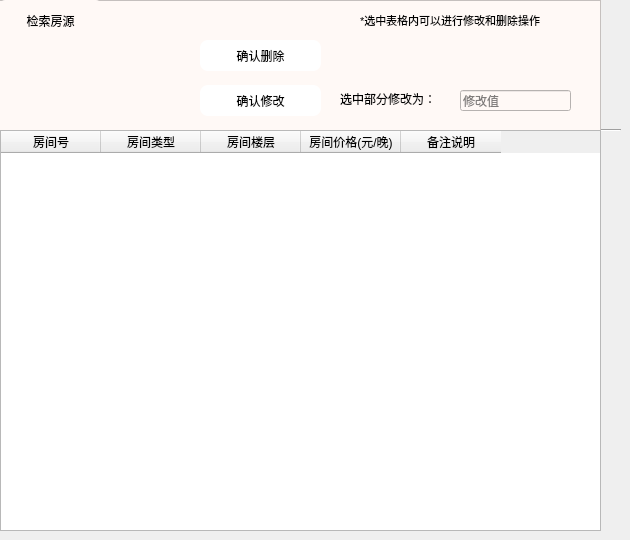
      <widget class="QWidget" name="page_12">
       <widget class="Line" name="line_17">
        <property name="geometry">
         <rect>
          <x>0</x>
          <y>120</y>
          <width>621</width>
          <height>21</height>
         </rect>
        </property>
        <property name="orientation">
         <enum>Qt::Horizontal</enum>
        </property>
       </widget>
       <widget class="QFrame" name="frame_2">
        <property name="geometry">
         <rect>
          <x>-10</x>
          <y>0</y>
          <width>611</width>
          <height>131</height>
         </rect>
        </property>
        <property name="styleSheet">
         <string notr="true">background-color:rgb(255, 249, 246)</string>
        </property>
        <property name="frameShape">
         <enum>QFrame::StyledPanel</enum>
        </property>
        <property name="frameShadow">
         <enum>QFrame::Raised</enum>
        </property>
        <widget class="QToolButton" name="searchNB">
         <property name="geometry">
          <rect>
           <x>10</x>
           <y>0</y>
           <width>101</width>
           <height>41</height>
          </rect>
         </property>
         <property name="styleSheet">
          <string notr="true">background-color:rgb(255, 249, 246);
border:0px;

border-radius:5px</string>
         </property>
         <property name="text">
          <string>检索房源</string>
         </property>
         <property name="icon">
          <iconset>
           <normaloff>../../../../../pictures/search.png</normaloff>../../../../../pictures/search.png</iconset>
         </property>
         <property name="toolButtonStyle">
          <enum>Qt::ToolButtonTextBesideIcon</enum>
         </property>
        </widget>
        <widget class="QLabel" name="label_78">
         <property name="geometry">
          <rect>
           <x>370</x>
           <y>10</y>
           <width>231</width>
           <height>21</height>
          </rect>
         </property>
         <property name="font">
          <font>
           <pointsize>8</pointsize>
          </font>
         </property>
         <property name="text">
          <string>*选中表格内可以进行修改和删除操作</string>
         </property>
        </widget>
        <widget class="QLabel" name="label_74">
         <property name="geometry">
          <rect>
           <x>350</x>
           <y>79</y>
           <width>151</width>
           <height>40</height>
          </rect>
         </property>
         <property name="styleSheet">
          <string notr="true">font: 9pt &quot;FontAwesome&quot;;</string>
         </property>
         <property name="text">
          <string>选中部分修改为：</string>
         </property>
        </widget>
        <widget class="QLineEdit" name="modifyvalue">
         <property name="geometry">
          <rect>
           <x>470</x>
           <y>90</y>
           <width>111</width>
           <height>21</height>
          </rect>
         </property>
         <property name="text">
          <string/>
         </property>
         <property name="placeholderText">
          <string>修改值</string>
         </property>
        </widget>
        <widget class="QPushButton" name="commitTableModify">
         <property name="geometry">
          <rect>
           <x>210</x>
           <y>85</y>
           <width>121</width>
           <height>31</height>
          </rect>
         </property>
         <property name="styleSheet">
          <string notr="true">#commitTableModify{background:#FFFFFF;
border-radius:8px}
#commitTableModify:hover
{
background:#4C64BA
}</string>
         </property>
         <property name="text">
          <string>确认修改</string>
         </property>
        </widget>
        <widget class="QPushButton" name="commitTableDel">
         <property name="geometry">
          <rect>
           <x>210</x>
           <y>40</y>
           <width>121</width>
           <height>31</height>
          </rect>
         </property>
         <property name="styleSheet">
          <string notr="true">#commitTableDel{background:#FFFFFF;
border-radius:8px}
#commitTableDel:hover
{
background:#4C64BA
}</string>
         </property>
         <property name="text">
          <string>确认删除</string>
         </property>
        </widget>
       </widget>
       <widget class="QFrame" name="split_7">
        <property name="geometry">
         <rect>
          <x>0</x>
          <y>130</y>
          <width>591</width>
          <height>2</height>
         </rect>
        </property>
        <property name="styleSheet">
         <string notr="true">color:#CCFFCC;
border-color:#CCFFCC;
background-color:#CCFFCC</string>
        </property>
        <property name="frameShape">
         <enum>QFrame::HLine</enum>
        </property>
        <property name="frameShadow">
         <enum>QFrame::Raised</enum>
        </property>
       </widget>
       <widget class="QTableWidget" name="roomTable">
        <property name="geometry">
         <rect>
          <x>0</x>
          <y>130</y>
          <width>601</width>
          <height>401</height>
         </rect>
        </property>
        <column>
         <property name="text">
          <string>房间号</string>
         </property>
        </column>
        <column>
         <property name="text">
          <string>房间类型</string>
         </property>
        </column>
        <column>
         <property name="text">
          <string>房间楼层</string>
         </property>
        </column>
        <column>
         <property name="text">
          <string>房间价格(元/晚)</string>
         </property>
        </column>
        <column>
         <property name="text">
          <string>备注说明</string>
         </property>
        </column>
       </widget>
      </widget>
